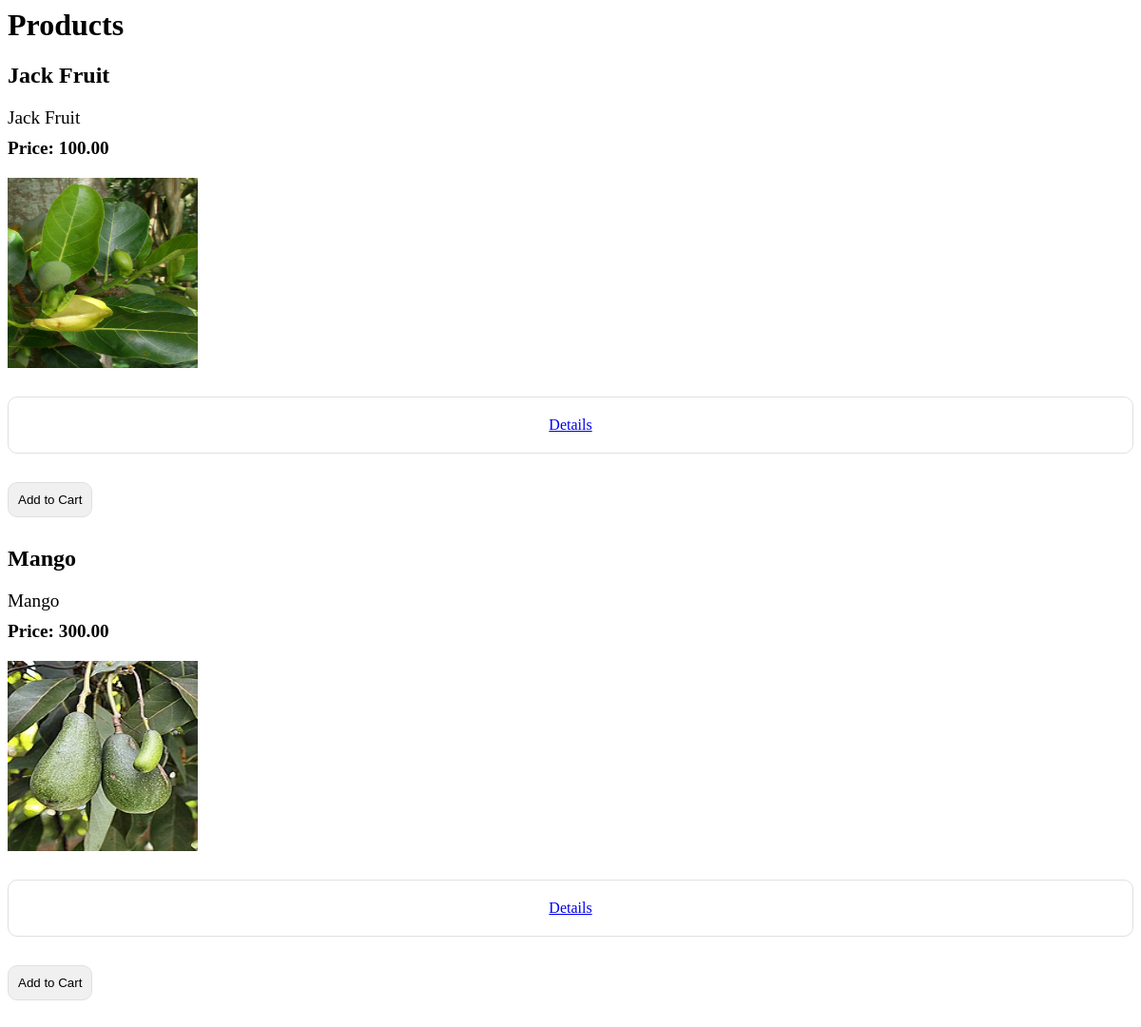
The app's page /products/products with its own data.
### Products/models.py (models this page shows, shortened)
class Product(models.Model):
    name = models.CharField(max_length=100)
    description = models.TextField()
    image = models.ImageField(upload_to='products', null=True, blank=True)
    price = models.DecimalField(max_digits=10, decimal_places=2, null=True, blank=True)
    base_price = models.DecimalField(max_digits=10, decimal_places=2)
    category = models.ForeignKey(Category, on_delete=models.CASCADE)
    in_stock = models.BooleanField(default=True)
    class Meta:
        verbose_name = 'Product'

### Products/views.py (the view)
# urls.py: path('products', all_products, name='products'),
def all_products(request):
    all_products = Product.objects.all()
    context = {
        "products": all_products
    }
    return render(request, 'all_products.html', context)

### Products/templates/all_products.html (shortened to what this page needs)
{% load static %}
<html>
    <head>
        <link rel="stylesheet" href="{% static 'product.css' %}">
    </head>
    <body>
        <h1>Products</h1>
        <div class="products">
            {% for product in products %}
                <div class="product">
                    <h2>{{ product.name }}</h2>
                    <p id="description">{{ product.description }}</p>
                    <p id="price">Price: {{ product.price }}</p>
                    <img id="image" src="{{ product.image.url }}" alt="product image" width="200" height="200">
                    <a href="{% url 'product_detail' product.id %}">Details</a>
                    <button onclick="addToCart({{ product.id }})">Add to Cart</button>
                </div>
            {% endfor %}
        </div>
    </body>
</html>

### Products/static/product.css (style rules this page uses)
.products { margin-top: 20px; margin-bottom: 20px; }
a { display: flex; flex-direction: column; justify-content: center; align-items: center; margin-top: 20px; margin-bottom: 20px; padding: 20px; border: 1px solid #e0e0e0; border-radius: 10px; text-align: center; }
#description { font-size: 1.2em; margin-top: 10px; margin-bottom: 10px; }
#price { font-size: 1.2em; font-weight: bold; margin-top: 10px; margin-bottom: 10px; }
#image { margin-top: 10px; margin-bottom: 10px; }
button { margin-top: 10px; margin-bottom: 10px; padding: 10px; border: 1px solid #e0e0e0; border-radius: 10px; background-color: #f0f0f0; color: #000000; text-align: center; }

### records on screen
Product: name "Jack Fruit", description "Jack Fruit", price "100.00", image (picture)
Product: name "Mango", description "Mango", price "300.00", image (picture)
